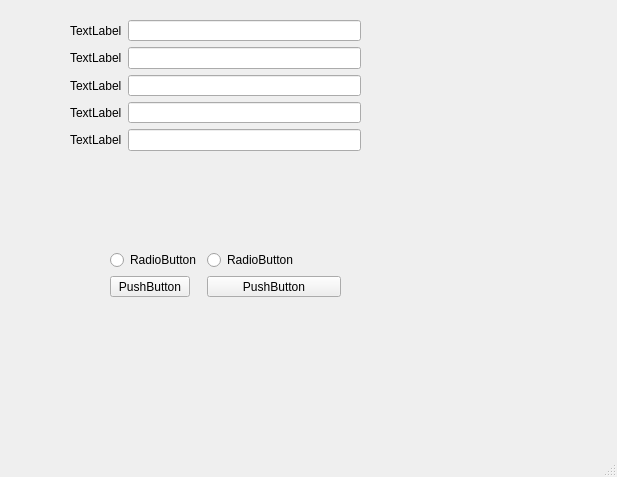
<?xml version="1.0" encoding="UTF-8"?>
<ui version="4.0">
 <class>MainWindow</class>
 <widget class="QMainWindow" name="MainWindow">
  <property name="geometry">
   <rect>
    <x>0</x>
    <y>0</y>
    <width>617</width>
    <height>477</height>
   </rect>
  </property>
  <property name="windowTitle">
   <string>MainWindow</string>
  </property>
  <widget class="QWidget" name="centralwidget">
   <widget class="QWidget" name="formLayoutWidget">
    <property name="geometry">
     <rect>
      <x>70</x>
      <y>20</y>
      <width>291</width>
      <height>131</height>
     </rect>
    </property>
    <layout class="QFormLayout" name="formLayout">
     <item row="0" column="0">
      <widget class="QLabel" name="label">
       <property name="text">
        <string>TextLabel</string>
       </property>
      </widget>
     </item>
     <item row="0" column="1">
      <widget class="QLineEdit" name="lineEdit"/>
     </item>
     <item row="1" column="1">
      <widget class="QLineEdit" name="lineEdit_2"/>
     </item>
     <item row="1" column="0">
      <widget class="QLabel" name="label_2">
       <property name="text">
        <string>TextLabel</string>
       </property>
      </widget>
     </item>
     <item row="2" column="0">
      <widget class="QLabel" name="label_3">
       <property name="text">
        <string>TextLabel</string>
       </property>
      </widget>
     </item>
     <item row="3" column="0">
      <widget class="QLabel" name="label_4">
       <property name="text">
        <string>TextLabel</string>
       </property>
      </widget>
     </item>
     <item row="4" column="0">
      <widget class="QLabel" name="label_5">
       <property name="text">
        <string>TextLabel</string>
       </property>
      </widget>
     </item>
     <item row="2" column="1">
      <widget class="QLineEdit" name="lineEdit_3"/>
     </item>
     <item row="3" column="1">
      <widget class="QLineEdit" name="lineEdit_4"/>
     </item>
     <item row="4" column="1">
      <widget class="QLineEdit" name="lineEdit_5"/>
     </item>
    </layout>
   </widget>
   <widget class="QWidget" name="">
    <property name="geometry">
     <rect>
      <x>110</x>
      <y>250</y>
      <width>231</width>
      <height>47</height>
     </rect>
    </property>
    <layout class="QFormLayout" name="formLayout_2">
     <item row="0" column="0">
      <widget class="QRadioButton" name="radioButton">
       <property name="text">
        <string>RadioButton</string>
       </property>
      </widget>
     </item>
     <item row="0" column="1">
      <widget class="QRadioButton" name="radioButton_2">
       <property name="text">
        <string>RadioButton</string>
       </property>
      </widget>
     </item>
     <item row="1" column="0">
      <widget class="QPushButton" name="pushButton">
       <property name="text">
        <string>PushButton</string>
       </property>
      </widget>
     </item>
     <item row="1" column="1">
      <widget class="QPushButton" name="pushButton_2">
       <property name="text">
        <string>PushButton</string>
       </property>
      </widget>
     </item>
    </layout>
   </widget>
  </widget>
  <widget class="QMenuBar" name="menubar">
   <property name="geometry">
    <rect>
     <x>0</x>
     <y>0</y>
     <width>617</width>
     <height>22</height>
    </rect>
   </property>
  </widget>
  <widget class="QStatusBar" name="statusbar"/>
 </widget>
 <resources/>
 <connections/>
</ui>
